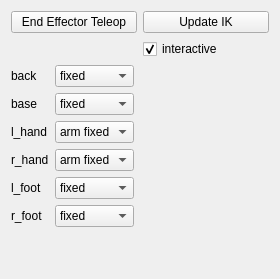
<?xml version="1.0" encoding="UTF-8"?>
<ui version="4.0">
 <class>teleopConstraintPanel</class>
 <widget class="QWidget" name="teleopConstraintPanel">
  <property name="geometry">
   <rect>
    <x>0</x>
    <y>0</y>
    <width>280</width>
    <height>279</height>
   </rect>
  </property>
  <property name="windowTitle">
   <string>Form</string>
  </property>
  <layout class="QGridLayout" name="gridLayout_2">
   <item row="0" column="0" colspan="3">
    <layout class="QGridLayout" name="gridLayout">
     <item row="0" column="1">
      <widget class="QPushButton" name="updateIkButton">
       <property name="text">
        <string>Update IK</string>
       </property>
      </widget>
     </item>
     <item row="0" column="0">
      <widget class="QPushButton" name="eeTeleopButton">
       <property name="text">
        <string>End Effector Teleop</string>
       </property>
       <property name="checkable">
        <bool>true</bool>
       </property>
      </widget>
     </item>
     <item row="1" column="1">
      <widget class="QCheckBox" name="interactiveCheckbox">
       <property name="text">
        <string>interactive</string>
       </property>
       <property name="checked">
        <bool>true</bool>
       </property>
      </widget>
     </item>
    </layout>
   </item>
   <item row="1" column="0">
    <widget class="QLabel" name="label">
     <property name="text">
      <string>back</string>
     </property>
    </widget>
   </item>
   <item row="1" column="1">
    <widget class="QComboBox" name="backCombo">
     <item>
      <property name="text">
       <string>fixed</string>
      </property>
     </item>
     <item>
      <property name="text">
       <string>limited</string>
      </property>
     </item>
     <item>
      <property name="text">
       <string>free</string>
      </property>
     </item>
    </widget>
   </item>
   <item row="2" column="0">
    <widget class="QLabel" name="label_2">
     <property name="text">
      <string>base</string>
     </property>
    </widget>
   </item>
   <item row="2" column="1">
    <widget class="QComboBox" name="baseCombo">
     <item>
      <property name="text">
       <string>fixed</string>
      </property>
     </item>
     <item>
      <property name="text">
       <string>limited</string>
      </property>
     </item>
     <item>
      <property name="text">
       <string>z only</string>
      </property>
     </item>
     <item>
      <property name="text">
       <string>free</string>
      </property>
     </item>
    </widget>
   </item>
   <item row="3" column="0">
    <widget class="QLabel" name="label_3">
     <property name="text">
      <string>l_hand</string>
     </property>
    </widget>
   </item>
   <item row="3" column="1">
    <widget class="QComboBox" name="lhandCombo">
     <item>
      <property name="text">
       <string>arm fixed</string>
      </property>
     </item>
     <item>
      <property name="text">
       <string>ee fixed</string>
      </property>
     </item>
     <item>
      <property name="text">
       <string>position</string>
      </property>
     </item>
     <item>
      <property name="text">
       <string>free</string>
      </property>
     </item>
     <item>
      <property name="text">
       <string>gaze</string>
      </property>
     </item>
     <item>
      <property name="text">
       <string>orbit</string>
      </property>
     </item>
    </widget>
   </item>
   <item row="3" column="2">
    <spacer name="horizontalSpacer_12">
     <property name="orientation">
      <enum>Qt::Horizontal</enum>
     </property>
     <property name="sizeType">
      <enum>QSizePolicy::Expanding</enum>
     </property>
     <property name="sizeHint" stdset="0">
      <size>
       <width>107</width>
       <height>17</height>
      </size>
     </property>
    </spacer>
   </item>
   <item row="4" column="0">
    <widget class="QLabel" name="label_4">
     <property name="text">
      <string>r_hand</string>
     </property>
    </widget>
   </item>
   <item row="4" column="1">
    <widget class="QComboBox" name="rhandCombo">
     <item>
      <property name="text">
       <string>arm fixed</string>
      </property>
     </item>
     <item>
      <property name="text">
       <string>ee fixed</string>
      </property>
     </item>
     <item>
      <property name="text">
       <string>position</string>
      </property>
     </item>
     <item>
      <property name="text">
       <string>free</string>
      </property>
     </item>
     <item>
      <property name="text">
       <string>gaze</string>
      </property>
     </item>
     <item>
      <property name="text">
       <string>orbit</string>
      </property>
     </item>
    </widget>
   </item>
   <item row="5" column="0">
    <widget class="QLabel" name="label_5">
     <property name="text">
      <string>l_foot</string>
     </property>
    </widget>
   </item>
   <item row="5" column="1">
    <widget class="QComboBox" name="lfootCombo">
     <item>
      <property name="text">
       <string>fixed</string>
      </property>
     </item>
     <item>
      <property name="text">
       <string>sliding</string>
      </property>
     </item>
    </widget>
   </item>
   <item row="6" column="0">
    <widget class="QLabel" name="label_6">
     <property name="text">
      <string>r_foot</string>
     </property>
    </widget>
   </item>
   <item row="6" column="1">
    <widget class="QComboBox" name="rfootCombo">
     <item>
      <property name="text">
       <string>fixed</string>
      </property>
     </item>
     <item>
      <property name="text">
       <string>sliding</string>
      </property>
     </item>
    </widget>
   </item>
   <item row="7" column="1">
    <spacer name="verticalSpacer_3">
     <property name="orientation">
      <enum>Qt::Vertical</enum>
     </property>
     <property name="sizeHint" stdset="0">
      <size>
       <width>20</width>
       <height>40</height>
      </size>
     </property>
    </spacer>
   </item>
  </layout>
 </widget>
 <resources/>
 <connections/>
</ui>
